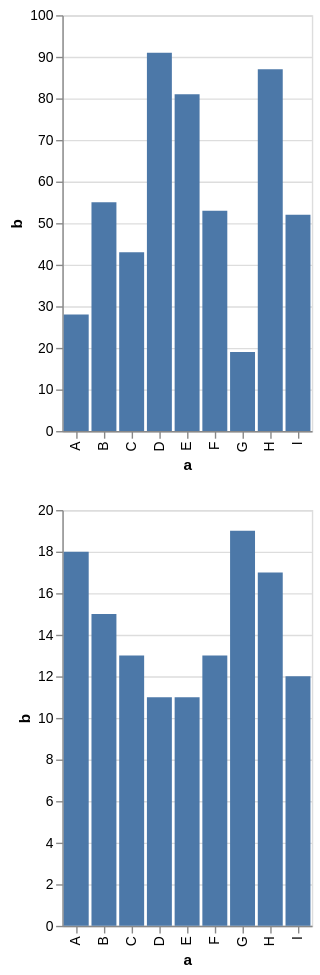

Specify this chart in Vega-Lite:
### Vega-Lite specification from a JSON file in a GitHub repository (floating-point values rounded to 4 significant figures)
{"$schema": "https://vega.github.io/schema/vega-lite/v5.json", "datasets": {"data-1": [{"a": "A", "b": 28}, {"a": "B", "b": 55}, {"a": "C", "b": 43}, {"a": "D", "b": 91}, {"a": "E", "b": 81}, {"a": "F", "b": 53}, {"a": "G", "b": 19}, {"a": "H", "b": 87}, {"a": "I", "b": 52}], "data-2": [{"a": "A", "b": 18}, {"a": "B", "b": 15}, {"a": "C", "b": 13}, {"a": "D", "b": 11}, {"a": "E", "b": 11}, {"a": "F", "b": 13}, {"a": "G", "b": 19}, {"a": "H", "b": 17}, {"a": "I", "b": 12}]}, "vconcat": [{"data": {"name": "data-1"}, "mark": "bar", "encoding": {"x": {"field": "a", "type": "nominal"}, "y": {"field": "b", "type": "quantitative"}}}, {"data": {"name": "data-2"}, "mark": "bar", "encoding": {"x": {"field": "a", "type": "nominal"}, "y": {"field": "b", "type": "quantitative"}}}]}
